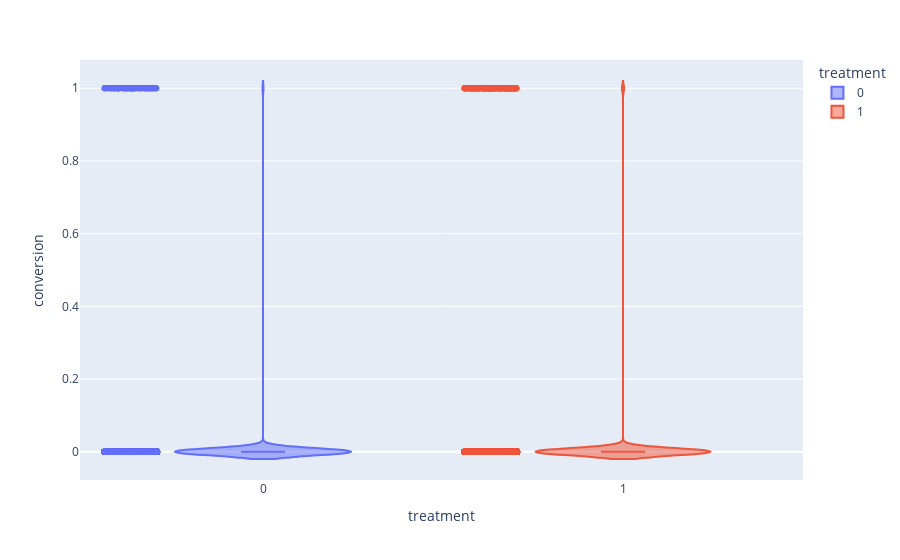

The notebook cell saved with this chart:
### Code cell
fig = px.violin(, y="conversion", x="treatment", color="treatment", box=True, points="all")
fig.show()

### Figure 1 — Plotly figure (JSON) as saved in the notebook; plotly's stock layout.template omitted (floating-point values rounded to 4 significant figures; data arrays with more than 128 entries replaced by an {"elided": "..."} marker saying what was removed)
{"data": [{"alignmentgroup": "True", "box": {"visible": true}, "hovertemplate": "treatment=%{x}<br>conversion=%{y}<extra></extra>", "legendgroup": "0", "marker": {"color": "#636efa"}, "name": "0", "offsetgroup": "0", "orientation": "v", "points": "all", "scalegroup": "True", "showlegend": true, "type": "violin", "x": {"elided": "21306 int values"}, "x0": " ", "xaxis": "x", "y": {"elided": "21306 int values"}, "y0": " ", "yaxis": "y"}, {"alignmentgroup": "True", "box": {"visible": true}, "hovertemplate": "treatment=%{x}<br>conversion=%{y}<extra></extra>", "legendgroup": "1", "marker": {"color": "#EF553B"}, "name": "1", "offsetgroup": "1", "orientation": "v", "points": "all", "scalegroup": "True", "showlegend": true, "type": "violin", "x": {"elided": "21307 int values"}, "x0": " ", "xaxis": "x", "y": {"elided": "21307 int values"}, "y0": " ", "yaxis": "y"}], "layout": {"legend": {"title": {"text": "treatment"}, "tracegroupgap": 0}, "margin": {"t": 60}, "violinmode": "overlay", "xaxis": {"anchor": "y", "categoryarray": [0, 1], "categoryorder": "array", "domain": [0, 1], "title": {"text": "treatment"}}, "yaxis": {"anchor": "x", "domain": [0, 1], "title": {"text": "conversion"}}}}
